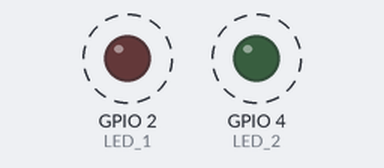
A program run on a simulated ESP32. Shown: output pins drawn as LEDs (lit = HIGH). Dashed ring = blinking.

Above: at 0.2 s.
Timing chart, 0 to 5.5 s (numbered marks = the images above):
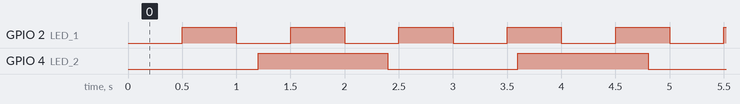

Measured:
- by itself, GPIO 2 (LED_1): alternates HIGH for 0.50 s and LOW for 0.50 s
- by itself, GPIO 4 (LED_2): alternates HIGH for 1.2 s and LOW for 1.2 s

The program:

main.cpp
```cpp
#include <Arduino.h>

#define LED_1 2
#define LED_2 4

unsigned long previousMillis1 = 0;
unsigned long previousMillis2 = 0;

const unsigned long interval1 = 500;
const unsigned long interval2 = 1200;

bool ledState1 = LOW;
bool ledState2 = LOW;

void setup()
{
    Serial.begin(115200);

    pinMode(LED_1, OUTPUT);
    pinMode(LED_2, OUTPUT);

    digitalWrite(LED_1, LOW);
    digitalWrite(LED_2, LOW);
}

void loop()
{
    unsigned long currentMillis = millis();

    // LED 1: đổi trạng thái mỗi 500ms
    if (currentMillis - previousMillis1 >= interval1)
    {
        previousMillis1 = currentMillis;

        ledState1 = !ledState1;
        digitalWrite(LED_1, ledState1);
    }

    // LED 2: đổi trạng thái mỗi 1200ms
    if (currentMillis - previousMillis2 >= interval2)
    {
        previousMillis2 = currentMillis;

        ledState2 = !ledState2;
        digitalWrite(LED_2, ledState2);
    }
}
```
